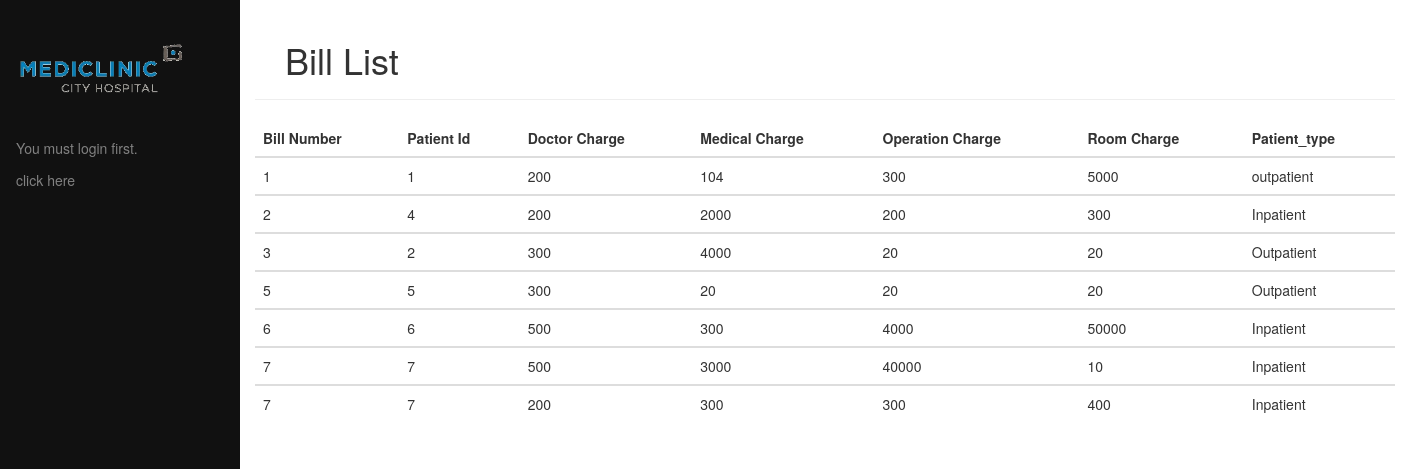
/fetch/bill.php, run on the app's committed database.
### tables this page shows
CREATE TABLE `billing_detail` (
  `bill_number` int(11) DEFAULT NULL,
  `patient_id` int(11) DEFAULT NULL,
  `doctor_charge` int(11) DEFAULT '200',
  `medical_charge` int(11) DEFAULT '0',
  `room_charge` int(11) DEFAULT '0',
  `operation_charge` int(11) DEFAULT '0',
  `patient_type` varchar(20) DEFAULT 'outpatient'
);

### fetch/bill.php (the view, shortened to what this page needs)
<?php
include_once'../dashboard/dashboard.php';
?>
<!DOCTYPE html>
<html lang="en">
<head>
<link rel="stylesheet" href="../css/bootstrap.min.css">
</head>
<body>
<div class="container" style="margin-left:240px;">
	<div class="page-header">
    <h1 style="margin-left:30px;">Bill List</h1>
  </div>
	<?php
		include_once'../database/database_connection2.php';
		$Query = "Select d.bill_number,d.patient_id,d.doctor_charge,d.medical_charge,d.operation_charge,d.room_charge,d.patient_type from billing_detail d";
		$stmt = mysqli_query($conn,$Query);
		$result = mysqli_num_rows($stmt);
		if($result > 0)
		{
	?>
		<table class="table table-hover">
			<thead>
			  <tr>
				<th>Bill Number</th>
				<th>Patient Id</th>
				<th>Doctor Charge</th>
				<th>Medical Charge</th>
				<th>Operation Charge</th>
				<th>Room Charge</th>
				<th>Patient_type</th>
			  </tr>
			</thead>
	<?php
			while($rows = mysqli_fetch_assoc($stmt))
			{
				echo"<tbody>
      					<tr>
							<td>{$rows['bill_number']}</td>
							<td>{$rows['patient_id']}</td>
							<td>{$rows['doctor_charge']}</td>
							<td>{$rows['medical_charge']}</td>
							<td>{$rows['operation_charge']}</td>
							<td>{$rows['room_charge']}</td>
							<td>{$rows['patient_type']}</td>
						 </tr>
						 </tbody>
            			 ";
			}
		}
		else
		{
			echo"<div class='container'><h4>No Data Available</h4>";
		}
	?>
</table>
</div>
</body>
</html>

### dashboard/dashboard.php (style rules this page uses)
body { font-family:Helvetica sans-serif; }

### data on the page
billing_detail: bill_number "1", patient "1", doctor_charge "200", medical_charge "104", operation_charge "300", room_charge "5000", patient_type "outpatient"
billing_detail: bill_number "2", patient "4", doctor_charge "200", medical_charge "2000", operation_charge "200", room_charge "300", patient_type "Inpatient"
billing_detail: bill_number "3", patient "2", doctor_charge "300", medical_charge "4000", operation_charge "20", room_charge "20", patient_type "Outpatient"
billing_detail: bill_number "5", patient "5", doctor_charge "300", medical_charge "20", operation_charge "20", room_charge "20", patient_type "Outpatient"
billing_detail: bill_number "6", patient "6", doctor_charge "500", medical_charge "300", operation_charge "4000", room_charge "50000", patient_type "Inpatient"
billing_detail: bill_number "7", patient "7", doctor_charge "500", medical_charge "3000", operation_charge "40000", room_charge "10", patient_type "Inpatient"
billing_detail: bill_number "7", patient "7", doctor_charge "200", medical_charge "300", operation_charge "300", room_charge "400", patient_type "Inpatient"
